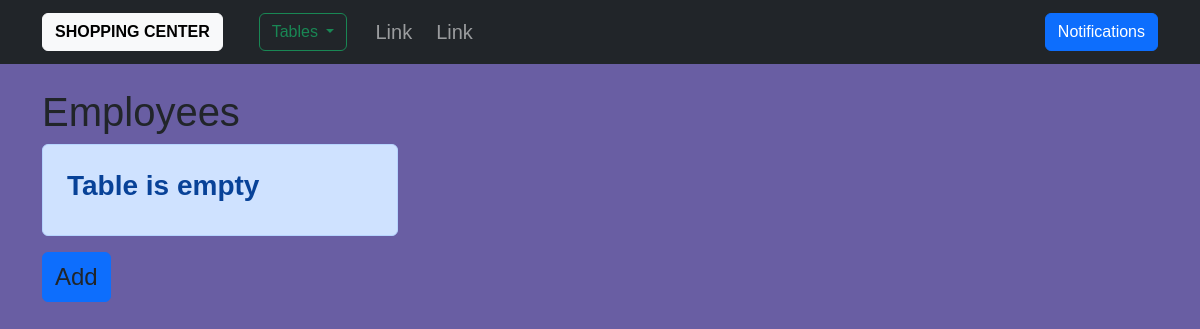
Page /employees on the earlier database version.
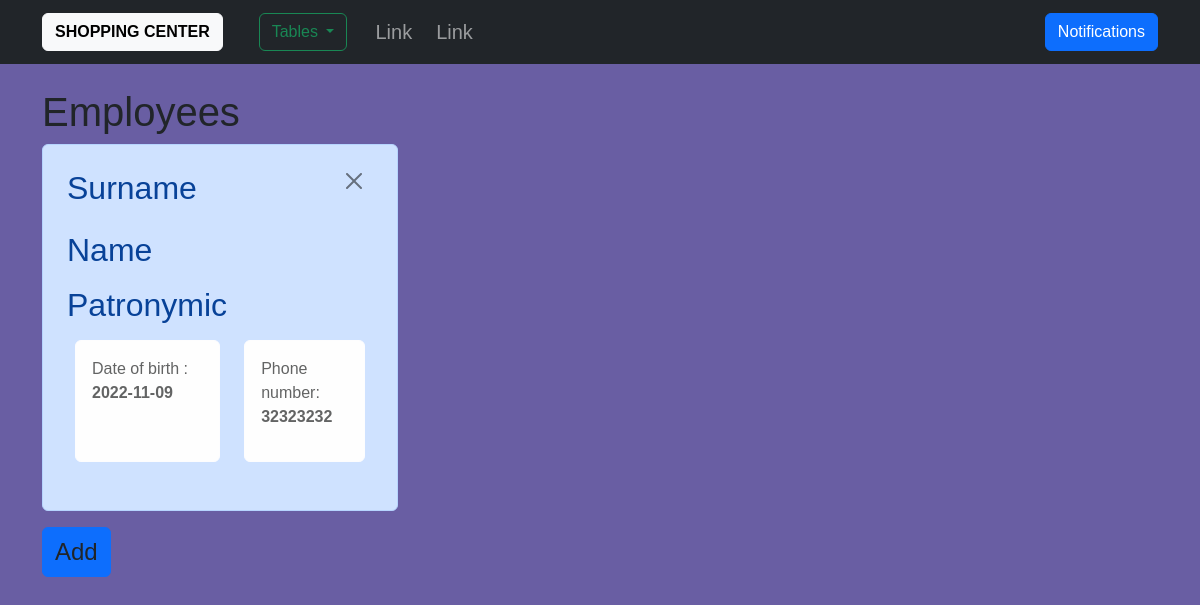
Same page on the later database version.
### app/models.py (models this page shows, shortened)
class Employee(db.Model):
    id = db.Column(db.Integer, primary_key=True)
    surname = db.Column(db.String(20), unique=True, nullable=False)
    name = db.Column(db.String(20), unique=True, nullable=False)
    patronymic = db.Column(db.String(20), unique=True, nullable=False)
    date_of_birth = db.Column(db.Date, default=datetime.date(datetime.utcnow()))
    gender = db.Column(db.String(3), nullable=False)
    phone_number = db.Column(db.Integer, unique=True, nullable=False)
    assignments = db.relationship('Assignment', backref='employee', lazy='dynamic')
    sale_of_items = db.relationship('Sale_of_item', backref='employee', lazy='dynamic')

### app/tables/handlers/view_handlers.py (the view)
@tb.route('/employees')
def employees_table_view():
    data = Employee.query.all()
    return render_template('tables/view/employees.html', title='Employees', data=data)

### app/routes.py (called while the page is built)
@app.context_processor
def context_processor():
    return dict(notifications=Notifications.query.order_by(Notifications.date.desc()).all())

### templates/tables/view/employees.html
{% extends "tables/view/table.html" %}
{% block data %}
    <div class="row">
        {% if data %}
            {% for item in data %}
                <div class="col-4">
                    <div class="p-4 alert alert-primary">
                        <div class="row">
                            <div class="col-10">
                                <h2>{{ item.surname }}</h2>
                            </div>
                            <div class="col-2 justify-content-end">
                                <a href="{{ url_for('tables.employees_table_delete', id=item.id) }}">
                                        <button type="button" class="btn-close" data-bs-dismiss="modal" aria-label="Close"></button>
                                </a>
                            </div>
                        </div>
                        <p><h2>{{ item.name }}</h2></p>
                        <p><h2>{{ item.patronymic }}</h2></p>
                        <div class="row justify-content-between m-2">
                            <div class="col-6 alert alert-light">
                                <p>Date of birth : <b>{{ item.date_of_birth }}</b></p>
                            </div>
                            <div class="col-5 alert alert-light justify-content-end ">
                                <p>Phone number: <b>{{ item.phone_number }}</b></p>
                            </div>
                        </div>
                    </div>
                </div>
            {% endfor %}
        {% else %}
            <div class="col-4">
                    <div class="p-4 alert alert-primary">
                        <h3><b>Table is empty</b></h3>
                    </div>
                </div>
        {% endif %}
    </div>
{% endblock %}
{% block add_link %}
    {{ url_for('tables.employees_table_add') }}
{% endblock %}

Differences in the rows shown:
added Employee: surname "Surname", name "Name", patronymic "Patronymic", date_of_birth "2022-11-09", phone_number "32323232"
Other differences:
text no longer shown: "Table is empty"
